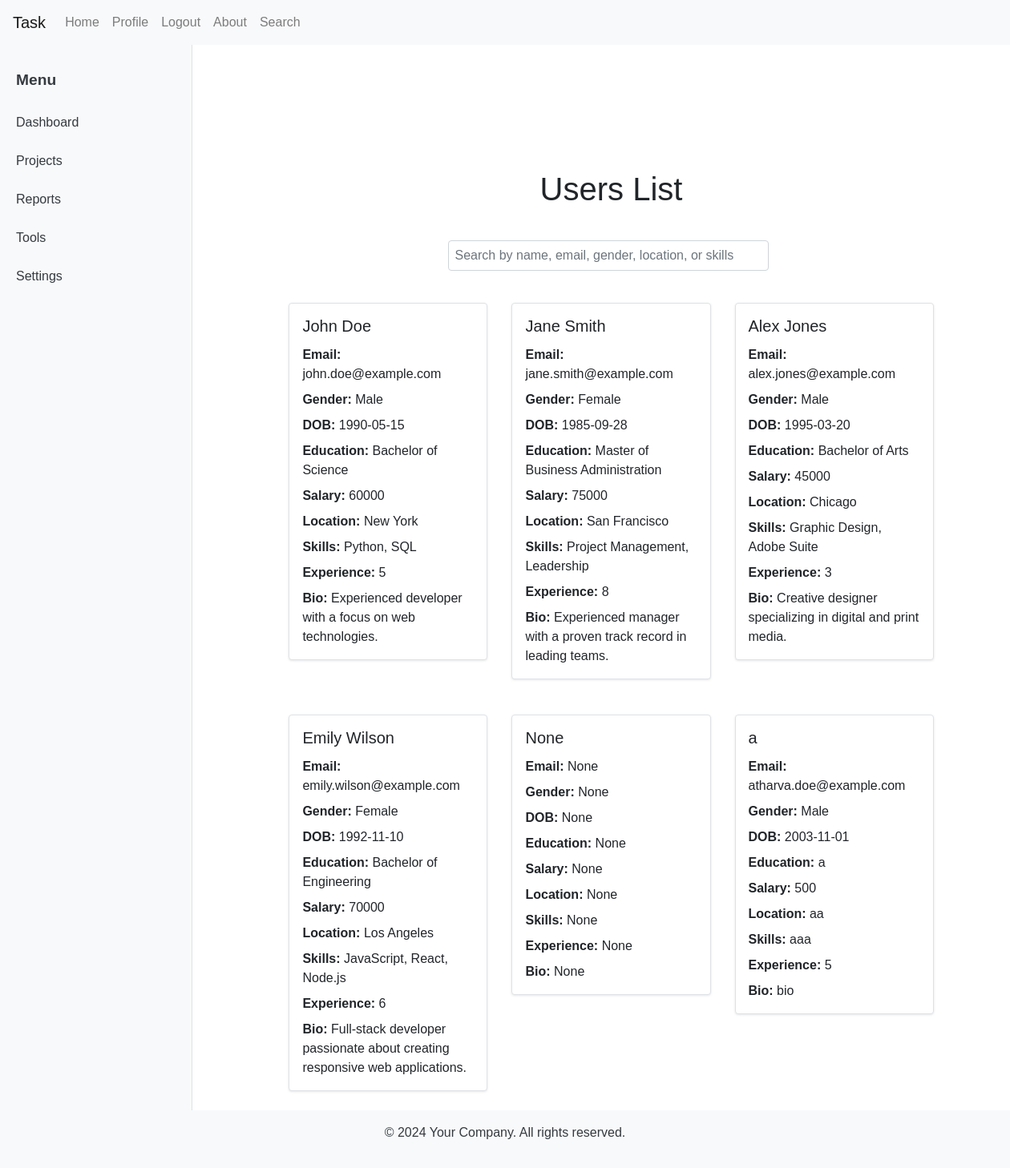
The page /search (signed in) on the database its author committed.
### tables this page shows
CREATE TABLE user_profile (
    id INTEGER PRIMARY KEY AUTOINCREMENT,
    username TEXT NOT NULL,
    password TEXT NOT NULL,
    name TEXT,
    email TEXT,
    gender TEXT,
    dob TEXT,
    education TEXT,
    salary INTEGER,
    location TEXT,
    skills TEXT,
    experience INTEGER,
    bio TEXT
);

### app.py (the view)
@app.route('/search')
def search_page():
    conn = sqlite3.connect(DATABASE)
    c = conn.cursor()
    c.execute('SELECT * FROM user_profile')
    profiles = c.fetchall()
    conn.close()
    return render_template('search.html', users=profiles)

### templates/search.html (shortened to what this page needs)
{% extends "layout.html" %}
{% block content %}
<main class="container mt-5">
    <div class="row justify-content-center">
        <div class="col-md-10">
            <h1 class="text-center mb-4">Users List</h1>
            <form class="form-inline mb-4 justify-content-center">
                <input type="text" class="form-control mr-2" id="search" name="search" onkeyup="filterUsers()" placeholder="Search by name, email, gender, location, or skills">
            </form>
            <div id="users-list" class="row">
                {% for user in users %}
                <div class="col-md-4 mb-4 user-card">
                    <div class="card">
                        <div class="card-body">
                            <h5 class="card-title">{{ user[3] }}</h5>
                            <p class="card-text"><strong>Email:</strong> {{ user[4] }}</p>
                            <p class="card-text"><strong>Gender:</strong> {{ user[5] }}</p>
                            <p class="card-text"><strong>DOB:</strong> {{ user[6] }}</p>
                            <p class="card-text"><strong>Education:</strong> {{ user[7] }}</p>
                            <p class="card-text"><strong>Salary:</strong> {{ user[8] }}</p>
                            <p class="card-text"><strong>Location:</strong> {{ user[9] }}</p>
                            <p class="card-text"><strong>Skills:</strong> {{ user[10] }}</p>
                            <p class="card-text"><strong>Experience:</strong> {{ user[11] }}</p>
                            <p class="card-text"><strong>Bio:</strong> {{ user[12] }}</p>
                        </div>
                    </div>
                </div>
                {% endfor %}
            </div>
        </div>
    </div>
</main>
{% endblock %}

### static/css/styles.css (style rules this page uses)
body { font-family: Arial, sans-serif; margin: 0; padding: 0; }
main.container { padding: 2rem; }
main.container .form-inline { justify-content: center; }
#users-list .card { margin-bottom: 20px; }
.card { border: 1px solid #dee2e6; border-radius: 0.25rem; box-shadow: 0 1px 3px rgba(0, 0, 0, 0.1); }
.card-body { padding: 1rem; }
.card-title { font-size: 1.25rem; margin-bottom: 0.75rem; }
.card-text { margin-bottom: 0.5rem; }
.user-card .card { transition: transform 0.2s; }
#search { width: 100%; max-width: 400px; padding: 0.5rem; margin: 1rem 0; font-size: 1rem; }

### rows shown on the page
user_profile: name "John Doe", email "john.doe@example.com", gender "Male", dob "1990-05-15", education "Bachelor of Science", salary "60000", location "New York", skills "Python, SQL", experience "5", bio "Experienced developer with a focus on web technologies."
user_profile: name "Jane Smith", email "jane.smith@example.com", gender "Female", dob "1985-09-28", education "Master of Business Administration", salary "75000", location "San Francisco", skills "Project Management, Leadership", experience "8", bio "Experienced manager with a proven track record in leading teams."
user_profile: name "Alex Jones", email "alex.jones@example.com", gender "Male", dob "1995-03-20", education "Bachelor of Arts", salary "45000", location "Chicago", skills "Graphic Design, Adobe Suite", experience "3", bio "Creative designer specializing in digital and print media."
user_profile: name "Emily Wilson", email "emily.wilson@example.com", gender "Female", dob "1992-11-10", education "Bachelor of Engineering", salary "70000", location "Los Angeles", skills "JavaScript, React, Node.js", experience "6", bio "Full-stack developer passionate about creating responsive web applications."
user_profile: user "None"
user_profile: name "a", email "atharva.doe@example.com", gender "Male", dob "2003-11-01", education "a", salary "500", location "aa", skills "aaa", experience "5", bio "bio"
